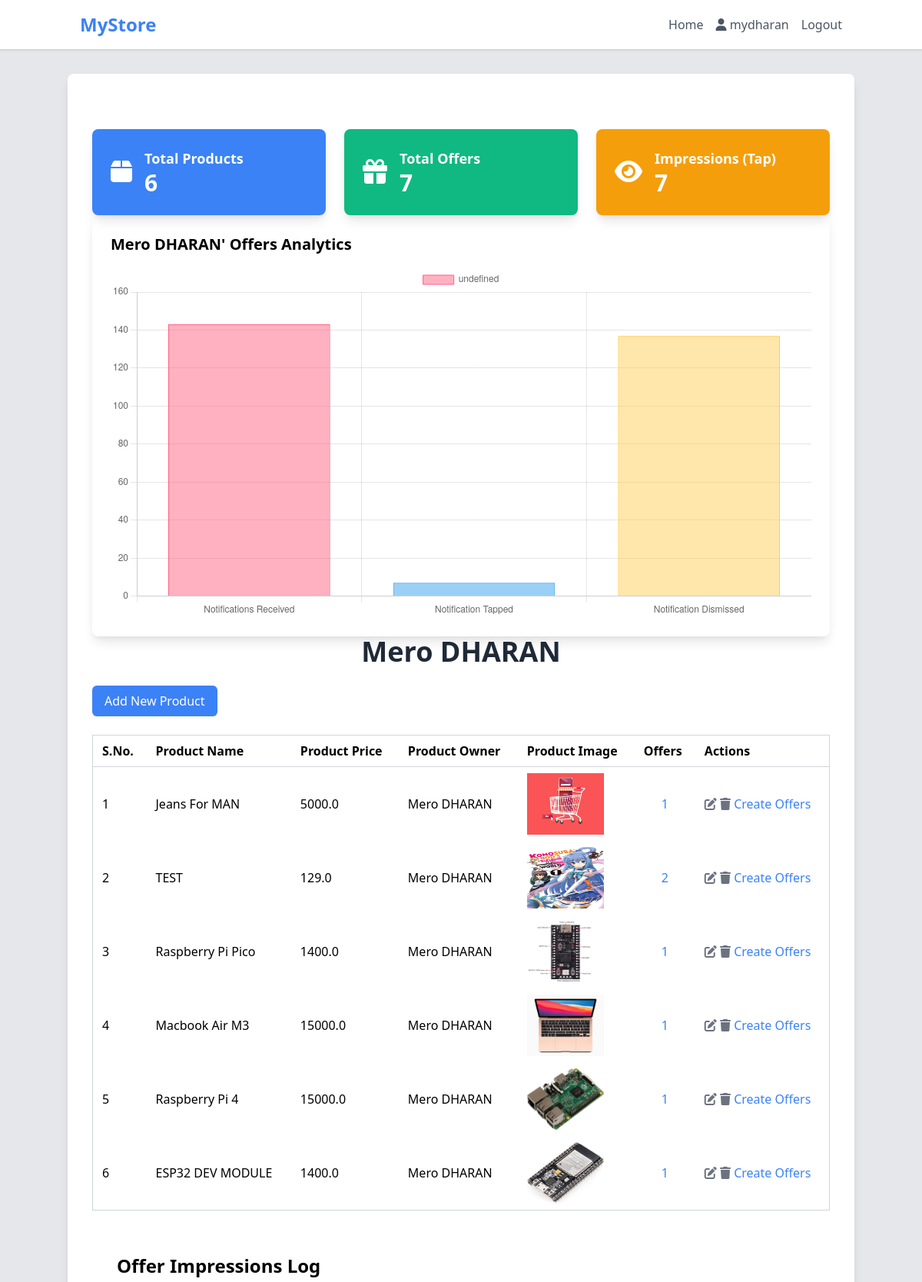
The page / (signed in, upper part) on the database its author committed.
### geoapp/models.py (models this page shows)
class Shop(models.Model):
    user = models.OneToOneField(User, on_delete=models.CASCADE, related_name='shop')
    shopName = models.CharField(max_length=50)
    shopOwner = models.CharField(max_length=50, default="Blank")
    shopContact = models.CharField(max_length=50, default="9999999999")
    latitude = models.CharField(max_length=100,default='0.0')
    mall = models.ForeignKey(Mall,on_delete=models.CASCADE,null=True,blank=True,related_name='shops')
    longitude = models.CharField(max_length=100,default="0.0")
    def __str__(self):
        return self.shopName

class Product(models.Model):
    productOwner = models.ForeignKey(Shop,on_delete = models.CASCADE)
    productName = models.CharField(max_length = 50)
    productPrice = models.FloatField()
    productCategory = models.CharField(max_length = 20,default="Electronics",choices = (
        ("Electronics","Electronics"),
        ("Fashion","Fashion"),
        ("Drinks","Drinks"),
        ("Furniture","Furniture")
    ))
    productImage = models.ImageField(upload_to='productImages/',default='productImages/product_placeholder.png',null=True)
    def __str__(self):
        return self.productName

### geoapp/views.py (the view)
# urls.py: path('',views.home,name='home'),
@login_required(login_url='login')
def home(request):
    if request.user.is_superuser:
        malls = Mall.objects.all()
        shops = Shop.objects.all()
        malls_count = malls.count()
        shops_count = shops.count()
        return render(request,'home.html',{'shops': shops,'malls_count':malls_count,'shops_count':shops_count})
    elif request.user.is_staff:
        user = request.user
        mall  = Mall.objects.get(mall_admin = user)
        shops = Shop.objects.filter(mall=mall)
        shops_count = shops.count()
        return render(request,'home.html',{'mall':mall,'shops': shops,'shops_count':shops_count})
    else:
        user = request.user
        shop = Shop.objects.get(user = user)
        products = Product.objects.filter(productOwner = shop)
        products_count = products.count()
        offers = Offer.objects.filter(offeredby = shop)
        offer_impressions = OfferImpression.objects.filter(offer__offeredby=shop).select_related('offer').order_by('-id')
        impression_count =offer_impressions.filter(status='tap').count()
        offers_count = offers.count()
        print(offers)
        return render(request,'home.html',{'products':products,'products_count':products_count,'offers_count':offers_count,'impression_count':impression_count,'offer_impressions':offer_impressions})

### geoapp/templates/home.html (shortened to what this page needs)
{% extends 'base.html' %}
{% block content %}
    <div class="container mx-auto mt-8 p-8 bg-white rounded-lg shadow-lg">
        {% if request.user.is_superuser %}
        <div class="container mx-auto mt-10">
            <div class="grid grid-cols-1 sm:grid-cols-2 md:grid-cols-3 gap-6">
                <div class="bg-blue-500 p-6 rounded-lg shadow-lg text-white">
                    <div class="flex items-center">
                        <span class="mr-4">
                            <i class="fa-solid fa-building fa-2x"></i>
                        </span>
                        <div>
                            <p class="text-lg font-semibold">Total Malls</p>
                            <p class="text-3xl font-bold">{{malls_count}}</p>
                        </div>
                    </div>
                </div>
                <div class="bg-green-500 p-6 rounded-lg shadow-lg text-white">
                    <div class="flex items-center">
                        <span class="mr-4">
                            <i class="fa-solid fa-shop fa-2x"></i>
                        </span>
                        <div>
                            <p class="text-lg font-semibold">Total Shops</p>
                            <p class="text-3xl font-bold">{{shops_count}}</p>
                        </div>
                    </div>
                </div>
                <!-- <div class="bg-yellow-500 p-6 rounded-lg shadow-lg text-white">
                    <div class="flex items-center">
                        <span class="mr-4">
                            <i class="fas fa-eye fa-2x"></i>
                        </span>
                        <div>
                            <p class="text-lg font-semibold">Total Products</p>
                            <p class="text-3xl font-bold">{{pro}}</p>
                        </div>
                    </div>
                </div> -->
            </div>
          </div>
          <br>
        <a href="{% url 'listmall' %}" class="px-4 py-2 bg-red-500 rounded-xl text-white">Manage Malls</a>
            </div>
        {% else %}
            <div class="container mx-auto mt-10">
                <div class="grid grid-cols-1 sm:grid-cols-2 md:grid-cols-3 gap-6">
                    <div class="bg-blue-500 p-6 rounded-lg shadow-lg text-white">
                        <div class="flex items-center">
                            <span class="mr-4">
                                <i class="fas fa-box fa-2x"></i>
                            </span>
                            <div>
                                <p class="text-lg font-semibold">Total Products</p>
                                <p class="text-3xl font-bold">{{products_count}}</p>
                            </div>
                        </div>
                    </div>
                    <div class="bg-green-500 p-6 rounded-lg shadow-lg text-white">
                        <div class="flex items-center">
                            <span class="mr-4">
                                <i class="fas fa-gift fa-2x"></i>
                            </span>
                            <div>
                                <p class="text-lg font-semibold">Total Offers</p>
                                <p class="text-3xl font-bold">{{offers_count}}</p>
                            </div>
                        </div>
                    </div>
                    <div class="bg-yellow-500 p-6 rounded-lg shadow-lg text-white">
                        <div class="flex items-center">
                            <span class="mr-4">
                                <i class="fas fa-eye fa-2x"></i>
                            </span>
                            <div>
                                <p class="text-lg font-semibold">Impressions (Tap)</p>
                                <p class="text-3xl font-bold">{{impression_count}}</p>
                            </div>
                        </div>
                    </div>
                </div>
              </div>
      <script>
const shopData = {
        shop1: { totalProducts: 100, totalOffers: 50, impressions: 200 },
        shop2: { totalProducts: 80, totalOffers: 50, impressions: 100 },
        shop3: { totalProducts: 120, totalOffers: 75, impressions: 800 },
    };
    // function createShopChart(shopId, data) {
    //           const ctx = document.getElementById(`${shopId}Chart`).getContext('2d');
    //     new Chart(ctx, {
    //         type: 'bar',
    //         data: {
    //             labels: ['Total Products', 'Total Offers', 'Impressions'],
    //             datasets: [{
    //                 label: `${shopId} Data`,
    //                 backgroundColor: ['#454737', 'rgba(255, 205, 86, 0.2)', 'rgba(255, 99, 132, 0.2)'],
    //                 borderColor: ['rgba(75, 192, 192, 1)', 'rgba(255, 205, 86, 1)', 'rgba(255, 99, 132, 1)'],
    //                 borderWidth: 1,
    //                 data: [data.totalProducts, data.totalOffers, data.impressions],
    //             }],
    //         },
    //         options: {
    //             scales: {
    //                 y: {
    //                     beginAtZero: true,
    //                 },
    //             },
    //         },
    //     });
    // }
    function createShopChart(shopId, data) {
    const ctx = document.getElementById(`${shopId}Chart`).getContext('2d');
    new Chart(ctx, {
        type: 'line', // Change type to 'line'
        data: {
            labels: ['Total Products', 'Total Offers', 'Impressions'],
            datasets: [{
                label: `${shopId} Data`,
                backgroundColor: 'rgba(255, 99, 132, 0.2)', // Background color for the line area
                borderColor: 'rgba(255, 99, 132, 1)', // Line color
                borderWidth: 1,
                pointBackgroundColor: 'rgba(255, 99, 132, 1)', // Point color
                data: [data.totalProducts, data.totalOffers, data.impressions],
            }],
        },
        options: {
            scales: {
                y: {
                    beginAtZero: true,
                },
            },
        },
    });
}
    //     createShopChart('shop1', shopData.shop1);
    // createShopChart('shop2', shopData.shop2);
    // createShopChart('shop3', shopData.shop3);
      </script>
<div class=" p-6 rounded-lg shadow-lg text-black">
    <h2 class="text-xl  font-bold mb-4">{{request.user.shop}}' Offers Analytics</h2>
    <canvas id="impressionChart" width="400" height="200"></canvas>
</div>
<script>
    // Fetch data from the Django backend
    fetch('/offer-impression-chart/')
        .then(response => response.json())
        .then(data => {
            const ctx = document.getElementById('impressionChart').getContext('2d');
            // Create the chart
            new Chart(ctx, {
                type: 'bar',
                data: {
                    label:"Count",
                    labels: data.labels,
                    datasets: [{
                        backgroundColor: [
          'rgba(255, 99, 132, 0.5)',
          'rgba(54, 162, 235, 0.5)',
          'rgba(255, 206, 86, 0.5)',
          'rgba(75, 192, 192, 0.5)'
        ],
        borderColor: [
          'rgba(255, 99, 132, 1)',
          'rgba(54, 162, 235, 1)',
          'rgba(255, 206, 86, 1)',
          'rgba(75, 192, 192, 1)'
        ],
                        // label: 'Analytics',
                        data: data.data,
                        borderWidth: 1
                    }]
                },
                options: {
                    legend:{
                        display:false,
                    },
                    scales: {
                        // x: [{
                        //     type: 'time',
                        //     time: {
                        //         unit: 'day'
                        //     }
                        // }],
                        y: [{
                            ticks: {
                                beginAtZero: true
                            }
                        }]
                    }
                }
            });
        });
</script>
            <h1 class="text-4xl font-bold text-center mb-6 text-gray-800">{{request.user.shop}}</h1>
            <button
                class="bg-blue-500 text-white py-2 px-4 rounded-md transition duration-300 hover:bg-blue-700 focus:outline-none focus:shadow-outline-blue"
                onclick="window.location.href='addproduct'">Add New Product</button>
            <div class="overflow-x-auto mt-6">
                <table class="min-w-full border border-gray-300 divide-y divide-gray-300">
                    <thead>
                        <tr>
                            <th class="py-2 px-3 text-left">S.No.</th>
                            <th class="py-2 px-3 text-left">Product Name</th>
                            <th class="py-2 px-3 text-left">Product Price</th>
                            <th class="py-2 px-3 text-left">Product Owner</th>
                            <th class="py-2 px-3 text-left">Product Image</th>
                            <th class="py-2 px-3 text-left">Offers</th>
                            <th class="py-2 px-3 text-left">Actions</th>
                        </tr>
                    </thead>
                    <tbody class="">
                        {% for product in products %}
                            <tr class="p-5">
                                <td class="py-2 px-3">{{ forloop.counter }}</td>
                                <td class="py-2 px-3"><a href="">{{ product.productName }}</a></td>
                                <td class="py-2 px-3">{{ product.productPrice }}</td>
                                <td class="py-2 px-3">{{ product.productOwner }}</td>
                                <td class="py-2 px-3">
                                    <img src="{% if product.productImage%}{{product.productImage.url}} {% else %} {{'productImages/product_placeholder.png'}} {% endif %}"  style="width: 100px; height: 80px;" alt="{{product.productName}}">
                                </td>
                                <td class="py-2 px-4 whitespace-normal text-center"><a href="{%url 'ProductOffer' product.pk%}" class="text-blue-500 hover:text-blue-300">{{product.offer_set.all.count}}</a></td>
                                <td class="py-2 px-3">
                                    <a class="edit-button bg-transparent text-gray-500 hover:text-blue-500 focus:outline-none"
                                        href="{% url 'editproduct'  product.id %}">
                                        <i class="fa-solid fa-edit"></i>
                                    </a>
                                    <a class="delete-button bg-transparent text-gray-500 hover:text-red-500 focus:outline-none"
                                        href="{% url 'deleteproduct' product.id %}">
                                        <i class="fa-solid fa-trash"></i>
                                    </a>
                                    <a href="{%url 'createOffer' product.id%}"
                                        class="text-blue-500">Create Offers</a>
                                </td>
                            </tr>
                        {% endfor %}
                    </tbody>
                </table>
            </div>
            <br>
        <div class="container mx-auto p-8">
            <h2 class="text-2xl font-bold mb-4">Offer Impressions Log</h2>
          </div>
        {% endif %}
    </div>
{% endblock %}

### templates/base.html (shortened to what this page needs)
<!DOCTYPE html>
<html lang="en">
<head>
    <link rel="stylesheet" href="https://cdn.jsdelivr.net/npm/tailwindcss@2.2.19/dist/tailwind.min.css">
    <link rel="stylesheet" href="https://cdnjs.cloudflare.com/ajax/libs/font-awesome/6.5.1/css/all.min.css" />
    <link rel="stylesheet" href="https://unpkg.com/leaflet@1.9.4/dist/leaflet.css" />
</head>
<body class="bg-gray-200">
    <nav class="bg-white shadow">
        <div class="container mx-auto px-4">
            <div class="flex items-center justify-between py-4">
                <div class="flex items-center">
                    <a href="/" class="text-2xl font-bold text-blue-500">MyStore</a>
                </div>
                <div class="hidden lg:flex space-x-4">
                    <a href="#" class="text-gray-600 hover:text-blue-500">Home</a>
                    <p class="text-gray-600 hover:text-blue-500">
                        <i class="fa-solid fa-user"></i>
                        {{request.user}}</p>
                    <a href="{%url 'logout'%}" class="text-gray-600 hover:text-blue-500 cursor-pointer">Logout</a>
                </div>
            </div>
        </div>
    </nav>
    {%block content%}{%endblock content%}
</body>
</html>

### rows shown on the page
Product: productName "Jeans For MAN", productPrice "5000.0", productOwner "Mero DHARAN", productImage (placeholder picture), offer_set.all.count "1"
Product: productName "TEST", productPrice "129.0", productOwner "Mero DHARAN", productImage (picture), offer_set.all.count "2"
Product: productName "Raspberry Pi Pico", productPrice "1400.0", productOwner "Mero DHARAN", productImage (picture), offer_set.all.count "1"
Product: productName "Macbook Air M3", productPrice "15000.0", productOwner "Mero DHARAN", productImage (picture), offer_set.all.count "1"
Product: productName "Raspberry Pi 4", productPrice "15000.0", productOwner "Mero DHARAN", productImage (picture), offer_set.all.count "1"
Product: productName "ESP32 DEV MODULE", productPrice "1400.0", productOwner "Mero DHARAN", productImage (picture), offer_set.all.count "1"

### other values the page prints
{{ request.user }} "mydharan"
{{ products_count }} "6"
{{ offers_count }} "7"
{{ impression_count }} "7"
{{ request.user.shop }} "Mero DHARAN"
